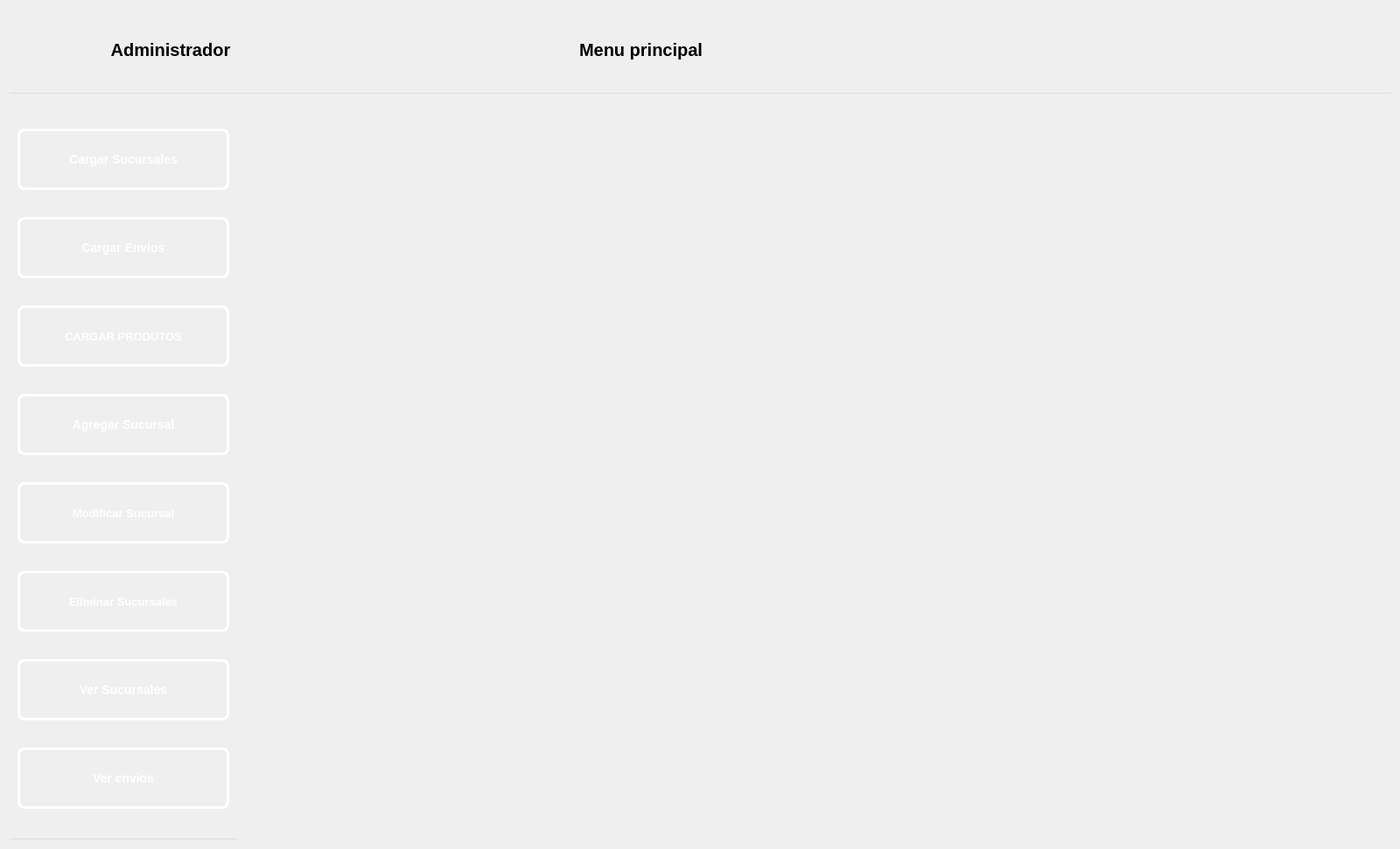
<?xml version="1.0" encoding="UTF-8"?>
<ui version="4.0">
 <class>PantallaSistema</class>
 <widget class="QWidget" name="PantallaSistema">
  <property name="geometry">
   <rect>
    <x>0</x>
    <y>0</y>
    <width>1600</width>
    <height>970</height>
   </rect>
  </property>
  <property name="windowTitle">
   <string>Form</string>
  </property>
  <layout class="QVBoxLayout" name="verticalLayout">
   <item>
    <widget class="QWidget" name="navBar" native="true">
     <property name="minimumSize">
      <size>
       <width>0</width>
       <height>90</height>
      </size>
     </property>
     <property name="styleSheet">
      <string notr="true">QWidget#navBar {
    background: qlineargradient(
        x1:0, y1:0, x2:1, y2:0,
        stop:0 rgb(33, 129, 61),
        stop:1 rgb(248, 200, 141)
    );
    border-bottom: 1px solid #d6e2d9;
}
</string>
     </property>
     <layout class="QHBoxLayout" name="horizontalLayout_2">
      <item>
       <widget class="QWidget" name="widget_2" native="true">
        <property name="minimumSize">
         <size>
          <width>200</width>
          <height>75</height>
         </size>
        </property>
        <layout class="QHBoxLayout" name="horizontalLayout_3">
         <item>
          <widget class="QWidget" name="widgetPersona" native="true">
           <property name="minimumSize">
            <size>
             <width>60</width>
             <height>60</height>
            </size>
           </property>
           <property name="styleSheet">
            <string notr="true">QWidget#widgetPersona { 

	border-image: url(:/assets/fondo/usericon.png) 0 0 0 0 stretch stretch; 
                        

} </string>
           </property>
          </widget>
         </item>
         <item>
          <widget class="QLabel" name="labelAdmin">
           <property name="minimumSize">
            <size>
             <width>200</width>
             <height>60</height>
            </size>
           </property>
           <property name="styleSheet">
            <string notr="true">QLabel#labelAdmin {        
 
    color: qlineargradient(x1:0, y1:0, x2:1, y2:1, 
	stop:0 rgb(255, 255, 255), 
	stop:1 rgb(0, 0, 0));

  	 font-size: 20px;
    font-weight: bold;
    font-family: &quot;Segoe UI&quot;, Arial;
    
    background: transparent;
    padding: 2px;
    margin-bottom: 5px;
}

</string>
           </property>
           <property name="text">
            <string>Administrador</string>
           </property>
           <property name="alignment">
            <set>Qt::AlignmentFlag::AlignCenter</set>
           </property>
          </widget>
         </item>
         <item>
          <spacer name="horizontalSpacer">
           <property name="orientation">
            <enum>Qt::Orientation::Horizontal</enum>
           </property>
           <property name="sizeHint" stdset="0">
            <size>
             <width>40</width>
             <height>20</height>
            </size>
           </property>
          </spacer>
         </item>
        </layout>
       </widget>
      </item>
      <item>
       <widget class="QWidget" name="widget" native="true">
        <property name="minimumSize">
         <size>
          <width>1000</width>
          <height>75</height>
         </size>
        </property>
        <layout class="QHBoxLayout" name="horizontalLayout_4">
         <item>
          <widget class="QWidget" name="taskWidget" native="true">
           <property name="minimumSize">
            <size>
             <width>60</width>
             <height>60</height>
            </size>
           </property>
           <property name="styleSheet">
            <string notr="true">QWidget#taskWidget { 

	border-image: url(:/assets/fondo/tasksicon.png) 0 0 0 0 stretch stretch;                        

} </string>
           </property>
          </widget>
         </item>
         <item>
          <widget class="QLabel" name="labelTasks">
           <property name="minimumSize">
            <size>
             <width>300</width>
             <height>60</height>
            </size>
           </property>
           <property name="styleSheet">
            <string notr="true">QLabel#labelTasks {        
 
    color: qlineargradient(x1:0, y1:0, x2:1, y2:1, 
	stop:0 rgb(255, 255, 255), 
	stop:1 rgb(255, 255, 255));

  	 font-size: 20px;
    font-weight: bold;
    font-family: &quot;Segoe UI&quot;, Arial;
    
    background: transparent;
    padding: 2px;
    margin-bottom: 5px;
}

</string>
           </property>
           <property name="text">
            <string>Menu principal</string>
           </property>
           <property name="alignment">
            <set>Qt::AlignmentFlag::AlignLeading|Qt::AlignmentFlag::AlignLeft|Qt::AlignmentFlag::AlignVCenter</set>
           </property>
          </widget>
         </item>
         <item>
          <spacer name="horizontalSpacer_2">
           <property name="orientation">
            <enum>Qt::Orientation::Horizontal</enum>
           </property>
           <property name="sizeHint" stdset="0">
            <size>
             <width>40</width>
             <height>20</height>
            </size>
           </property>
          </spacer>
         </item>
        </layout>
       </widget>
      </item>
     </layout>
    </widget>
   </item>
   <item>
    <layout class="QHBoxLayout" name="horizontalLayout">
     <item>
      <widget class="QWidget" name="widgetLay" native="true">
       <property name="minimumSize">
        <size>
         <width>260</width>
         <height>800</height>
        </size>
       </property>
       <property name="styleSheet">
        <string notr="true">QWidget#widgetLay {
    background: qlineargradient(
        x1:0, y1:0, x2:1, y2:0,
        stop:0 rgb(33, 129, 61),
        stop:1 rgb(36, 31, 49)
    );
    border-bottom: 1px solid #d6e2d9;
}
</string>
       </property>
       <layout class="QVBoxLayout" name="verticalLayout_3">
        <item>
         <widget class="QPushButton" name="btnCargaSucursales">
          <property name="minimumSize">
           <size>
            <width>80</width>
            <height>70</height>
           </size>
          </property>
          <property name="styleSheet">
           <string notr="true">QPushButton#btnCargaSucursales {
    background-color: qlineargradient(spread:pad, x1:0, y1:0, x2:1, y2:1, 
                        stop:0 rgb(50, 143, 42), 
                        stop:1 rgb(246, 154, 86));
    
    border: 3px solid white;
    border-radius: 8px;
    
    color: white;
    font-family: &quot;Arial Black&quot;, Gadget, sans-serif;
    font-size: 14px;
    font-weight: bold;
    text-transform: uppercase;
    
    padding: 10px 25px;
}

QPushButton#btnCargaSucursales:hover {
    background-color: qlineargradient(spread:pad, x1:0, y1:0, x2:1, y2:1, 
                        stop:0 rgba(41, 128, 185, 255), 
                        stop:1 rgba(142, 68, 173, 255));
    border-color: #f1c40f;
}


QPushButton#btnCargaSucursales:pressed {
    background-color: #2c3e50;
    padding-top: 12px;
    padding-left: 27px;
}</string>
          </property>
          <property name="text">
           <string>Cargar Sucursales</string>
          </property>
         </widget>
        </item>
        <item>
         <widget class="QPushButton" name="btnCargaEnvios">
          <property name="minimumSize">
           <size>
            <width>80</width>
            <height>70</height>
           </size>
          </property>
          <property name="styleSheet">
           <string notr="true">QPushButton#btnCargaEnvios {
    background-color: qlineargradient(spread:pad, x1:0, y1:0, x2:1, y2:1, 
                        stop:0 rgb(99, 69, 44), 
                        stop:1 rgb(248, 200, 141));
    
    border: 3px solid white;
    border-radius: 8px;
    
    color: white;
    font-family: &quot;Arial Black&quot;, Gadget, sans-serif;
    font-size: 14px;
    font-weight: bold;
    text-transform: uppercase;
    
    padding: 10px 25px;
}

QPushButton#btnCargaEnvios:hover {
    background-color: qlineargradient(spread:pad, x1:0, y1:0, x2:1, y2:1, 
                        stop:0 rgba(41, 128, 185, 255), 
                        stop:1 rgba(142, 68, 173, 255));
    border-color: #f1c40f;
}


QPushButton#btnCargaEnvios:pressed {
    background-color: #2c3e50;
    padding-top: 12px;
    padding-left: 27px;
}</string>
          </property>
          <property name="text">
           <string>Cargar Envios</string>
          </property>
         </widget>
        </item>
        <item>
         <widget class="QPushButton" name="btnCargarProductos">
          <property name="minimumSize">
           <size>
            <width>80</width>
            <height>70</height>
           </size>
          </property>
          <property name="styleSheet">
           <string notr="true">QPushButton#btnCargarProductos {
    background-color: qlineargradient(spread:pad, x1:0, y1:0, x2:1, y2:1, 
                        stop:0 rgb(28, 113, 216), 
                        stop:1 rgb(77, 5, 57));
    
    border: 3px solid white;
    border-radius: 8px;
    
    color: white;
    font-family: &quot;Arial Black&quot;, Gadget, sans-serif;
    font-size: 13px;
    font-weight: bold;
    text-transform: uppercase;
    
    padding: 10px 25px;
}

QPushButton#btnCargarProductos:hover {
    background-color: qlineargradient(spread:pad, x1:0, y1:0, x2:1, y2:1, 
                        stop:0 rgba(41, 128, 185, 255), 
                        stop:1 rgba(142, 68, 173, 255));
    border-color: #f1c40f;
}


QPushButton#btnCargarProductos:pressed {
    background-color: #2c3e50;
    padding-top: 12px;
    padding-left: 27px;
}</string>
          </property>
          <property name="text">
           <string>CARGAR PRODUTOS</string>
          </property>
         </widget>
        </item>
        <item>
         <widget class="QPushButton" name="btnAgregarSucursal">
          <property name="minimumSize">
           <size>
            <width>80</width>
            <height>70</height>
           </size>
          </property>
          <property name="styleSheet">
           <string notr="true">QPushButton#btnAgregarSucursal {
    background-color: qlineargradient(spread:pad, x1:0, y1:0, x2:1, y2:1, 
                        stop:0 rgb(192, 97, 203), 
                        stop:1 rgb(77, 5, 57));
    
    border: 3px solid white;
    border-radius: 8px;
    
    color: white;
    font-family: &quot;Arial Black&quot;, Gadget, sans-serif;
    font-size: 14px;
    font-weight: bold;
    text-transform: uppercase;
    
    padding: 10px 25px;
}

QPushButton#btnAgregarSucursal:hover {
    background-color: qlineargradient(spread:pad, x1:0, y1:0, x2:1, y2:1, 
                        stop:0 rgba(41, 128, 185, 255), 
                        stop:1 rgba(142, 68, 173, 255));
    border-color: #f1c40f;
}


QPushButton#btnAgregarSucursal:pressed {
    background-color: #2c3e50;
    padding-top: 12px;
    padding-left: 27px;
}</string>
          </property>
          <property name="text">
           <string>Agregar Sucursal</string>
          </property>
         </widget>
        </item>
        <item>
         <widget class="QPushButton" name="btnModificarSucursal">
          <property name="minimumSize">
           <size>
            <width>80</width>
            <height>70</height>
           </size>
          </property>
          <property name="styleSheet">
           <string notr="true">QPushButton#btnModificarSucursal {
    background-color: qlineargradient(spread:pad, x1:0, y1:0, x2:1, y2:1, 
                        stop:0 rgb(64, 191, 178), 
                        stop:1 rgb(77, 5, 57));
    
    border: 3px solid white;
    border-radius: 8px;
    
    color: white;
    font-family: &quot;Arial Black&quot;, Gadget, sans-serif;
    font-size: 13px;
    font-weight: bold;
    text-transform: uppercase;
    
    padding: 10px 25px;
}

QPushButton#btnModificarSucursal:hover {
    background-color: qlineargradient(spread:pad, x1:0, y1:0, x2:1, y2:1, 
                        stop:0 rgba(41, 128, 185, 255), 
                        stop:1 rgba(142, 68, 173, 255));
    border-color: #f1c40f;
}


QPushButton#btnModificarSucursal:pressed {
    background-color: #2c3e50;
    padding-top: 12px;
    padding-left: 27px;
}</string>
          </property>
          <property name="text">
           <string>Modificar Sucursal</string>
          </property>
         </widget>
        </item>
        <item>
         <widget class="QPushButton" name="btnEliminarSucursal">
          <property name="minimumSize">
           <size>
            <width>80</width>
            <height>70</height>
           </size>
          </property>
          <property name="styleSheet">
           <string notr="true">QPushButton#btnEliminarSucursal {
    background-color: qlineargradient(spread:pad, x1:0, y1:0, x2:1, y2:1, 
                        stop:0 rgb(237, 51, 59), 
                        stop:1 rgbrgb(94, 92, 100));
    
    border: 3px solid white;
    border-radius: 8px;
    
    color: white;
    font-family: &quot;Arial Black&quot;, Gadget, sans-serif;
    font-size: 13px;
    font-weight: bold;
    text-transform: uppercase;
    
    padding: 10px 25px;
}

QPushButton#btnEliminarSucursal:hover {
    background-color: qlineargradient(spread:pad, x1:0, y1:0, x2:1, y2:1, 
                        stop:0 rgba(41, 128, 185, 255), 
                        stop:1 rgba(142, 68, 173, 255));
    border-color: #f1c40f;
}


QPushButton#btnEliminarSucursal:pressed {
    background-color: #2c3e50;
    padding-top: 12px;
    padding-left: 27px;
}</string>
          </property>
          <property name="text">
           <string>Eliminar Sucursales</string>
          </property>
         </widget>
        </item>
        <item>
         <widget class="QPushButton" name="btnVerSucursales">
          <property name="minimumSize">
           <size>
            <width>80</width>
            <height>70</height>
           </size>
          </property>
          <property name="styleSheet">
           <string notr="true">QPushButton#btnVerSucursales {
    background-color: qlineargradient(spread:pad, x1:0, y1:0, x2:1, y2:1, 
                        stop:0 rgb(230, 97, 0), 
                        stop:1 rgb(77, 5, 57));
    
    border: 3px solid white;
    border-radius: 8px;
    
    color: white;
    font-family: &quot;Arial Black&quot;, Gadget, sans-serif;
    font-size: 14px;
    font-weight: bold;
    text-transform: uppercase;
    
    padding: 10px 25px;
}

QPushButton#btnVerSucursales:hover {
    background-color: qlineargradient(spread:pad, x1:0, y1:0, x2:1, y2:1, 
                        stop:0 rgba(41, 128, 185, 255), 
                        stop:1 rgba(142, 68, 173, 255));
    border-color: #f1c40f;
}


QPushButton#btnVerSucursales:pressed {
    background-color: #2c3e50;
    padding-top: 12px;
    padding-left: 27px;
}</string>
          </property>
          <property name="text">
           <string>Ver Sucursales</string>
          </property>
         </widget>
        </item>
        <item>
         <widget class="QPushButton" name="btnVerEnvios">
          <property name="minimumSize">
           <size>
            <width>80</width>
            <height>70</height>
           </size>
          </property>
          <property name="styleSheet">
           <string notr="true">QPushButton#btnVerEnvios {
    background-color: qlineargradient(spread:pad, x1:0, y1:0, x2:1, y2:1, 
                        stop:0 rgb(230, 97, 0), 
                        stop:1 rgb(77, 5, 57));
    
    border: 3px solid white;
    border-radius: 8px;
    
    color: white;
    font-family: &quot;Arial Black&quot;, Gadget, sans-serif;
    font-size: 14px;
    font-weight: bold;
    text-transform: uppercase;
    
    padding: 10px 25px;
}

QPushButton#btnVerEnvios:hover {
    background-color: qlineargradient(spread:pad, x1:0, y1:0, x2:1, y2:1, 
                        stop:0 rgba(41, 128, 185, 255), 
                        stop:1 rgba(142, 68, 173, 255));
    border-color: #f1c40f;
}


QPushButton#btnVerEnvios:pressed {
    background-color: #2c3e50;
    padding-top: 12px;
    padding-left: 27px;
}</string>
          </property>
          <property name="text">
           <string>Ver envios</string>
          </property>
         </widget>
        </item>
       </layout>
      </widget>
     </item>
     <item>
      <widget class="QStackedWidget" name="stackedWidget">
       <property name="minimumSize">
        <size>
         <width>800</width>
         <height>800</height>
        </size>
       </property>
       <widget class="QWidget" name="page"/>
       <widget class="QWidget" name="page_2"/>
      </widget>
     </item>
    </layout>
   </item>
  </layout>
 </widget>
 <resources/>
 <connections/>
</ui>
